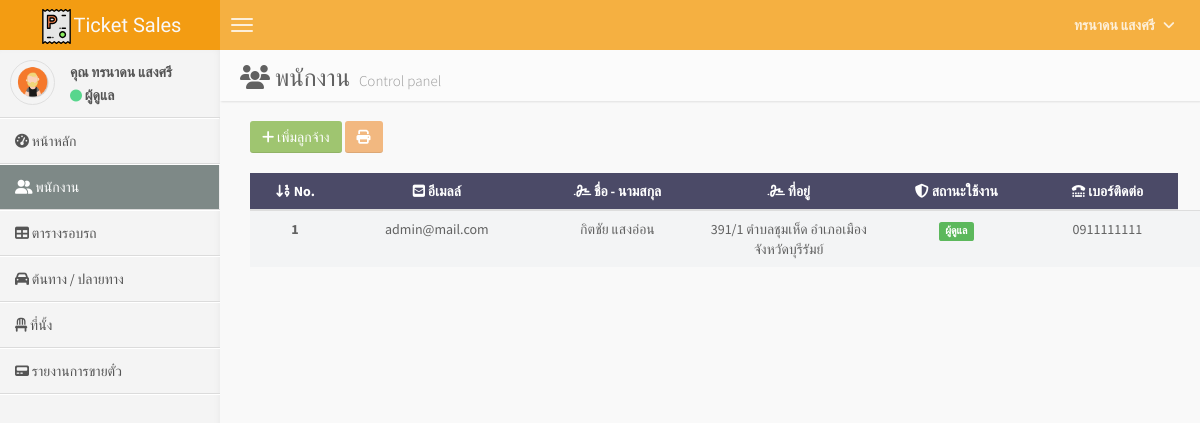
The page /employee.php (signed in) on the database its author committed.
### tables this page shows
CREATE TABLE `tb_user` (
  `u_id` int(11) NOT NULL,
  `u_email` varchar(70) NOT NULL,
  `u_password` varchar(280) NOT NULL,
  `u_first_name` varchar(180) NOT NULL,
  `u_last_name` varchar(80) NOT NULL,
  `u_address` varchar(300) NOT NULL,
  `u_role` int(11) NOT NULL DEFAULT 0,
  `u_tel` varchar(10) NOT NULL
);

### employee.php (the view, shortened to what this page needs)
<?php
require "connect.php";
$id = $_SESSION["user_id"];
$role = $_SESSION["user_role"];
$SQL = "SELECT * FROM tb_user WHERE u_id = '{$id}'";
$objQuery = mysqli_query($con, $SQL);
$user = mysqli_fetch_assoc($objQuery);
$SQL = "SELECT * FROM tb_user WHERE u_id != '{$id}'";
$objUserAll = mysqli_query($con, $SQL);
?>
<!DOCTYPE html>
<html>
<head>
    <link href="css/bootstrap.min.css" rel="stylesheet" type="text/css" />
    <link rel="stylesheet" href="node_modules\@fortawesome\fontawesome-free\css\all.min.css">
    <link href="css/AdminLTE.css" rel="stylesheet" type="text/css" />
    <link href="css/Custom.css" rel="stylesheet" type="text/css" />
</head>
<body class="skin-blue">
    <header class="header">
        <a href="index.php" class="logo">
            <img src="svg/parking_ticket.svg" width="35px" height="35px"/>Ticket Sales
        </a>
        <nav class="navbar navbar-static-top" role="navigation">
            <a href="#" class="navbar-btn sidebar-toggle" data-toggle="offcanvas" role="button">
                <span class="icon-bar"></span>
                <span class="icon-bar"></span>
                <span class="icon-bar"></span>
            </a>
            <div class="navbar-right">
                <ul class="nav navbar-nav">
                    <li class="dropdown user user-menu">
                        <a href="#" class="dropdown-toggle" data-toggle="dropdown">
                            <span> <?= $user["u_first_name"] . " " . $user["u_last_name"] ?></span>
                            <i class="fas fa-angle-down" style="font-size: 14px;margin-left: 5px;"></i>
                        </a>
                    </li>
                </ul>
            </div>
        </nav>
    </header>
    <div class="wrapper row-offcanvas row-offcanvas-left">
        <aside class="left-side sidebar-offcanvas">
            <section class="sidebar">
                <div class="user-panel">
                    <div class="pull-left image">
                        <img src="img/user1.png" class="img-circle" alt="User Image" />
                    </div>
                    <div class="pull-left info">
                        <p>คุณ <?= $user["u_first_name"] . " " . $user["u_last_name"] ?> </p>
                        <div>
                            <i class="fas fa-circle" style="font-size: 12px;color:#58D68D"></i>
                            <?= $role == 1 ? "ผู้ดูแล" : "พนักงาน" ?>
                        </div>
                    </div>
                </div>
                <?php require "navigation.php" ?>
            </section>
        </aside>
        <aside class="right-side">
            <section class="content-header">
                <h1 style="color: #616161;">
                    <i class="fas fa-users"></i> พนักงาน
                    <small>Control panel</small>
                </h1>
            </section>
            <section class="content">
                <div class="container" style="margin-bottom: 10px;">
                    <a href="add_emp.php">
                        <button class="btn btn-success">
                            <i class="fas fa-plus"></i>
                            เพิ่มลูกจ้าง
                        </button>
                    </a>
                    <button class="btn btn-warning" onclick="listUser()">
                        <i class="fas fa-print"></i>
                    </button>
                </div>
                <div class="container" style="overflow-x: auto;">
                    <table class="table table-striped text-center" style="margin-top: 10px;box-sizing: border-box;">
                        <thead class="thead-dark" style="background-color: #4B4A67;color:white">
                            <tr>
                                <th scope="col">
                                    <i class="fas fa-sort-numeric-down"></i>
                                    No.
                                </th>
                                <th scope="col">
                                    <i class="fas fa-envelope-square"></i>
                                    อีเมลล์
                                </th>
                                <th scope="col">
                                    <i class="fas fa-signature"></i>
                                    ชื่อ - นามสกุล
                                </th>
                                <th scope="col">
                                    <i class="fas fa-signature"></i>
                                    ที่อยู่
                                </th>
                                <th scope="col">
                                    <i class="fas fa-shield-alt"></i>
                                    สถานะใช้งาน
                                </th>
                                <th scope="col">
                                    <i class="fas fa-tty"></i>
                                    เบอร์ติดต่อ
                                </th>
                            </tr>
                        </thead>
                        <tbody style="color: #616161;">
                            <?php while($row = mysqli_fetch_assoc($objUserAll)): ?>
                                <tr>
                                    <th scope="row"><?= $row["u_id"]?></th>
                                    <td><?= $row["u_email"]?></td>
                                    <td><?= $row["u_first_name"] ." ". $row["u_last_name"] ?></td>
                                    <td style="width: 175px;word-wrap: break-word;"><?= $row["u_address"] ?></td>
                                    <td><?= $row["u_role"] == 0? "<p class='label label-warning'>ลูกจ้าง</p>":"<p class='label label-success'>ผู้ดูแล</p>" ?></td>
                                    <td><?= $row["u_tel"]?></td>
                                    <td>
                                    </td>
                                </tr>
                            <?php endwhile; ?>
                        </tbody>
                    </table>
                </div>
            </section>
        </aside>
    </div>
</body>
</html>

### css/AdminLTE.css (style rules this page uses)
html, body { overflow-x: hidden!important; font-family: 'Source Sans Pro', sans-serif; -webkit-font-smoothing: antialiased; min-height: 100%; background: #f9f9f9; }
a { color: #3c8dbc; }
.wrapper { min-height: 100%; }
.wrapper:before, .wrapper:after { display: table; content: " "; }
.wrapper:after { clear: both; }
body > .header { position: absolute; top: 0; left: 0; right: 0; z-index: 1030; }
.right-side, .left-side { min-height: 100%; display: block; }
.right-side { background-color: #f9f9f9; margin-left: 220px; }
.left-side { position: absolute; width: 220px; top: 0; }
@media screen and (min-width: 992px) { .left-side { top: 50px; } }
.content { padding: 20px 15px; background: #f9f9f9; }
h1, h2, h3, h4, h5, h6, .h1, .h2, .h3, .h4, .h5, .h6 { font-family: 'Source Sans Pro', sans-serif; }
img { max-width: 100%important; }
.table-striped > tbody > tr:nth-child(odd) > td, .table-striped > tbody > tr:nth-child(odd) > th { background-color: #f3f4f5; }
table.text-center td, table.text-center th { text-align: center; }
body > .header { position: relative; max-height: 100px; z-index: 1030; }
body > .header .navbar { height: 50px; margin-bottom: 0; margin-left: 220px; }
body > .header .navbar .sidebar-toggle { float: left; padding: 9px 5px; margin-top: 8px; margin-right: 0; margin-bottom: 8px; margin-left: 5px; background-color: transparent; background-image: none; border: 1px solid transparent; -webkit-border-radius: 0 !important; -moz-border-radius: 0 !important; border-radius: 0 !important; }
body > .header .navbar .sidebar-toggle .icon-bar { display: block; width: 22px; height: 2px; -webkit-border-radius: 4px; -moz-border-radius: 4px; border-radius: 4px; }
body > .header .navbar .sidebar-toggle .icon-bar + .icon-bar { margin-top: 4px; }
body > .header .navbar .nav > li.user > a { font-weight: bold; }
body > .header .logo { float: left; font-size: 20px; line-height: 50px; text-align: center; padding: 0 10px; width: 220px; font-family: 'Kaushan Script', cursive; font-weight: 500; height: 50px; display: block; }
.right-side > .content-header { position: relative; padding: 15px 15px 10px 20px; }
.right-side > .content-header > h1 { margin: 0; font-size: 24px; }
.right-side > .content-header > h1 > small { font-size: 15px; display: inline-block; padding-left: 4px; font-weight: 300; }
.sidebar { margin-bottom: 5px; }
.user-panel { padding: 10px; }
.user-panel:before, .user-panel:after { display: table; content: " "; }
.user-panel:after { clear: both; }
.user-panel > .image > img { width: 45px; height: 45px; }
.user-panel > .info { font-weight: 600; padding: 5px 5px 5px 15px; font-size: 14px; line-height: 1; }
.user-panel > .info > p { margin-bottom: 9px; }
.btn { font-weight: 500; -webkit-border-radius: 3px; -moz-border-radius: 3px; border-radius: 3px; border: 1px solid transparent; -webkit-box-shadow: inset 0px -2px 0px 0px rgba(0, 0, 0, 0.09); -moz-box-shadow: inset 0px -2px 0px 0px rgba(0, 0, 0, 0.09); box-shadow: inset 0px -1px 0px 0px rgba(0, 0, 0, 0.09); }
.btn.btn-success { background-color: #00a65a; border-color: #008d4c; }
.btn.btn-warning { background-color: #f39c12; border-color: #e08e0b; }
.skin-blue .navbar { background-color: #3c8dbc; }
.skin-blue .navbar .nav a { color: rgba(255, 255, 255, 0.8); }
.skin-blue .navbar .navbar-right > .nav { margin-right: 10px; }
.skin-blue .navbar .sidebar-toggle .icon-bar { background: rgba(255, 255, 255, 0.8); }
.skin-blue .logo { background-color: #367fa9; color: #f9f9f9; }
.skin-blue .right-side > .content-header { background: #fbfbfb; box-shadow: 1px 1px 2px rgba(0, 0, 0, 0.1); }
.skin-blue .user-panel > .image > img { border: 1px solid #dfdfdf; }
.skin-blue .user-panel > .info, .skin-blue .user-panel > .info > a { color: #555555; }
.skin-blue .sidebar { border-bottom: 1px solid #fff; }
.skin-blue .left-side { background: #f4f4f4; -webkit-box-shadow: inset -3px 0px 8px -4px rgba(0, 0, 0, 0.1); -moz-box-shadow: inset -3px 0px 8px -4px rgba(0, 0, 0, 0.1); box-shadow: inset -3px 0px 8px -4px rgba(0, 0, 0, 0.07); }

### css/custom.css (style rules this page uses)
.skin-blue .navbar { background-color: #F5B041 !important; }
.skin-blue .logo { background-color: #F39C12 !important; color: #f9f9f9 !important; }
.btn.btn-warning { background-color: #F2B880 !important; border: none !important; }
.btn.btn-success { background-color: #9fc570 !important; border: none !important; }

### rows shown on the page
tb_user: u_first_name "ทรนาดน", u_last_name "แสงศรี"
tb_user: u_id "1", u_email "admin@mail.com", u_first_name "กิตชัย", u_last_name "แสงอ่อน", u_address "391/1 ตำบลชุมเห็ด อำเภอเมือง จังหวัดบุรีรัมย์", u_role "ผู้ดูแล", u_tel "0911111111"
